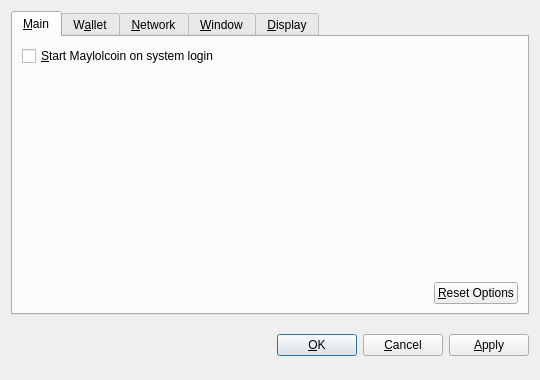
<?xml version="1.0" encoding="UTF-8"?>
<ui version="4.0">
 <class>OptionsDialog</class>
 <widget class="QDialog" name="OptionsDialog">
  <property name="geometry">
   <rect>
    <x>0</x>
    <y>0</y>
    <width>540</width>
    <height>380</height>
   </rect>
  </property>
  <property name="windowTitle">
   <string>Options</string>
  </property>
  <property name="modal">
   <bool>true</bool>
  </property>
  <layout class="QVBoxLayout" name="verticalLayout">
   <item>
    <widget class="QTabWidget" name="tabWidget">
     <property name="tabPosition">
      <enum>QTabWidget::North</enum>
     </property>
     <property name="currentIndex">
      <number>0</number>
     </property>
     <widget class="QWidget" name="tabMain">
      <attribute name="title">
       <string>&amp;Main</string>
      </attribute>
      <layout class="QVBoxLayout" name="verticalLayout_Main">
       <item>
        <widget class="QCheckBox" name="bitcoinAtStartup">
         <property name="toolTip">
          <string>Automatically start Maylolcoin after logging in to the system.</string>
         </property>
         <property name="text">
          <string>&amp;Start Maylolcoin on system login</string>
         </property>
        </widget>
       </item>
       <item>
        <spacer name="verticalSpacer_Main">
         <property name="orientation">
          <enum>Qt::Vertical</enum>
         </property>
         <property name="sizeHint" stdset="0">
          <size>
           <width>20</width>
           <height>40</height>
          </size>
         </property>
        </spacer>
       </item>
       <item>
        <layout class="QHBoxLayout" name="horizontalLayout_2_Main">
         <item>
          <spacer name="horizontalSpacer_2_Main">
           <property name="orientation">
            <enum>Qt::Horizontal</enum>
           </property>
           <property name="sizeHint" stdset="0">
            <size>
             <width>40</width>
             <height>20</height>
            </size>
           </property>
          </spacer>
         </item>
         <item>
          <widget class="QPushButton" name="resetButton">
           <property name="toolTip">
            <string>Reset all client options to default.</string>
           </property>
           <property name="text">
            <string>&amp;Reset Options</string>
           </property>
           <property name="autoDefault">
            <bool>false</bool>
           </property>
          </widget>
         </item>
        </layout>
       </item>
      </layout>
     </widget>
     <widget class="QWidget" name="tabWallet">
      <attribute name="title">
       <string>W&amp;allet</string>
      </attribute>
      <layout class="QVBoxLayout" name="verticalLayout_Network">
       <item>
        <widget class="QLabel" name="transactionFeeInfoLabel">
         <property name="text">
          <string>Optional transaction fee per kB that helps make sure your transactions are processed quickly. Most transactions are 1 kB.</string>
         </property>
         <property name="textFormat">
          <enum>Qt::PlainText</enum>
         </property>
         <property name="wordWrap">
          <bool>true</bool>
         </property>
        </widget>
       </item>
       <item>
        <layout class="QHBoxLayout" name="horizontalLayout_1_Main">
         <item>
          <widget class="QLabel" name="transactionFeeLabel">
           <property name="text">
            <string>Pay transaction &amp;fee</string>
           </property>
           <property name="textFormat">
            <enum>Qt::PlainText</enum>
           </property>
           <property name="buddy">
            <cstring>transactionFee</cstring>
           </property>
          </widget>
         </item>
         <item>
          <widget class="BitcoinAmountField" name="transactionFee"/>
         </item>
         <item>
          <spacer name="horizontalSpacer_1_Main">
           <property name="orientation">
            <enum>Qt::Horizontal</enum>
           </property>
           <property name="sizeHint" stdset="0">
            <size>
             <width>40</width>
             <height>20</height>
            </size>
           </property>
          </spacer>
         </item>
        </layout>
       </item>
       <item>
        <widget class="QLabel" name="label">
         <property name="text">
          <string>If you disable the spending of unconfirmed change, the change from a transaction cannot be used until that transaction has at least one confirmation. This also affects how your balance is computed.</string>
         </property>
         <property name="wordWrap">
          <bool>true</bool>
         </property>
        </widget>
       </item>
       <item>
        <widget class="QCheckBox" name="spendZeroConfChange">
         <property name="text">
          <string>Spend unconfirmed change  (experts only)</string>
         </property>
        </widget>
       </item>
       <item>
        <spacer name="verticalSpacer">
         <property name="orientation">
          <enum>Qt::Vertical</enum>
         </property>
         <property name="sizeHint" stdset="0">
          <size>
           <width>20</width>
           <height>40</height>
          </size>
         </property>
        </spacer>
       </item>
      </layout>
     </widget>
     <widget class="QWidget" name="tabNetwork">
      <attribute name="title">
       <string>&amp;Network</string>
      </attribute>
      <layout class="QVBoxLayout" name="verticalLayout_Network">
       <item>
        <widget class="QCheckBox" name="mapPortUpnp">
         <property name="toolTip">
          <string>Automatically open the Maylolcoin client port on the router. This only works when your router supports UPnP and it is enabled.</string>
         </property>
         <property name="text">
          <string>Map port using &amp;UPnP</string>
         </property>
        </widget>
       </item>
       <item>
        <widget class="QCheckBox" name="connectSocks">
         <property name="toolTip">
          <string>Connect to the Maylolcoin network through a SOCKS proxy (e.g. when connecting through Tor).</string>
         </property>
         <property name="text">
          <string>&amp;Connect through SOCKS proxy:</string>
         </property>
        </widget>
       </item>
       <item>
        <layout class="QHBoxLayout" name="horizontalLayout_Network">
         <item>
          <widget class="QLabel" name="proxyIpLabel">
           <property name="text">
            <string>Proxy &amp;IP:</string>
           </property>
           <property name="textFormat">
            <enum>Qt::PlainText</enum>
           </property>
           <property name="buddy">
            <cstring>proxyIp</cstring>
           </property>
          </widget>
         </item>
         <item>
          <widget class="QValidatedLineEdit" name="proxyIp">
           <property name="maximumSize">
            <size>
             <width>140</width>
             <height>16777215</height>
            </size>
           </property>
           <property name="toolTip">
            <string>IP address of the proxy (e.g. 127.0.0.1)</string>
           </property>
          </widget>
         </item>
         <item>
          <widget class="QLabel" name="proxyPortLabel">
           <property name="text">
            <string>&amp;Port:</string>
           </property>
           <property name="textFormat">
            <enum>Qt::PlainText</enum>
           </property>
           <property name="buddy">
            <cstring>proxyPort</cstring>
           </property>
          </widget>
         </item>
         <item>
          <widget class="QLineEdit" name="proxyPort">
           <property name="maximumSize">
            <size>
             <width>55</width>
             <height>16777215</height>
            </size>
           </property>
           <property name="toolTip">
            <string>Port of the proxy (e.g. 9050)</string>
           </property>
          </widget>
         </item>
         <item>
          <widget class="QLabel" name="socksVersionLabel">
           <property name="text">
            <string>SOCKS &amp;Version:</string>
           </property>
           <property name="textFormat">
            <enum>Qt::PlainText</enum>
           </property>
           <property name="buddy">
            <cstring>socksVersion</cstring>
           </property>
          </widget>
         </item>
         <item>
          <widget class="QValueComboBox" name="socksVersion">
           <property name="toolTip">
            <string>SOCKS version of the proxy (e.g. 5)</string>
           </property>
          </widget>
         </item>
         <item>
          <spacer name="horizontalSpacer_Network">
           <property name="orientation">
            <enum>Qt::Horizontal</enum>
           </property>
           <property name="sizeHint" stdset="0">
            <size>
             <width>40</width>
             <height>20</height>
            </size>
           </property>
          </spacer>
         </item>
        </layout>
       </item>
       <item>
        <spacer name="verticalSpacer_Network">
         <property name="orientation">
          <enum>Qt::Vertical</enum>
         </property>
         <property name="sizeHint" stdset="0">
          <size>
           <width>20</width>
           <height>40</height>
          </size>
         </property>
        </spacer>
       </item>
      </layout>
     </widget>
     <widget class="QWidget" name="tabWindow">
      <attribute name="title">
       <string>&amp;Window</string>
      </attribute>
      <layout class="QVBoxLayout" name="verticalLayout_Window">
       <item>
        <widget class="QCheckBox" name="minimizeToTray">
         <property name="toolTip">
          <string>Show only a tray icon after minimizing the window.</string>
         </property>
         <property name="text">
          <string>&amp;Minimize to the tray instead of the taskbar</string>
         </property>
        </widget>
       </item>
       <item>
        <widget class="QCheckBox" name="minimizeOnClose">
         <property name="toolTip">
          <string>Minimize instead of exit the application when the window is closed. When this option is enabled, the application will be closed only after selecting Quit in the menu.</string>
         </property>
         <property name="text">
          <string>M&amp;inimize on close</string>
         </property>
        </widget>
       </item>
       <item>
        <spacer name="verticalSpacer_Window">
         <property name="orientation">
          <enum>Qt::Vertical</enum>
         </property>
         <property name="sizeHint" stdset="0">
          <size>
           <width>20</width>
           <height>40</height>
          </size>
         </property>
        </spacer>
       </item>
      </layout>
     </widget>
     <widget class="QWidget" name="tabDisplay">
      <attribute name="title">
       <string>&amp;Display</string>
      </attribute>
      <layout class="QVBoxLayout" name="verticalLayout_Display">
       <item>
        <layout class="QHBoxLayout" name="horizontalLayout_1_Display">
         <item>
          <widget class="QLabel" name="langLabel">
           <property name="text">
            <string>User Interface &amp;language:</string>
           </property>
           <property name="textFormat">
            <enum>Qt::PlainText</enum>
           </property>
           <property name="buddy">
            <cstring>lang</cstring>
           </property>
          </widget>
         </item>
         <item>
          <widget class="QValueComboBox" name="lang">
           <property name="toolTip">
            <string>The user interface language can be set here. This setting will take effect after restarting Maylolcoin.</string>
           </property>
          </widget>
         </item>
        </layout>
       </item>
       <item>
        <layout class="QHBoxLayout" name="horizontalLayout_2_Display">
         <item>
          <widget class="QLabel" name="unitLabel">
           <property name="text">
            <string>&amp;Unit to show amounts in:</string>
           </property>
           <property name="textFormat">
            <enum>Qt::PlainText</enum>
           </property>
           <property name="buddy">
            <cstring>unit</cstring>
           </property>
          </widget>
         </item>
         <item>
          <widget class="QValueComboBox" name="unit">
           <property name="toolTip">
            <string>Choose the default subdivision unit to show in the interface and when sending coins.</string>
           </property>
          </widget>
         </item>
        </layout>
       </item>
       <item>
        <widget class="QCheckBox" name="displayAddresses">
         <property name="toolTip">
          <string>Whether to show Maylolcoin addresses in the transaction list or not.</string>
         </property>
         <property name="text">
          <string>&amp;Display addresses in transaction list</string>
         </property>
        </widget>
       </item>
       <item>
        <widget class="QCheckBox" name="coinControlFeatures">
         <property name="toolTip">
          <string>Whether to show coin control features or not.</string>
         </property>
         <property name="text">
          <string>Display coin &amp;control features (experts only!)</string>
         </property>
        </widget>
       </item>
       <item>
        <spacer name="verticalSpacer_Display">
         <property name="orientation">
          <enum>Qt::Vertical</enum>
         </property>
         <property name="sizeHint" stdset="0">
          <size>
           <width>20</width>
           <height>40</height>
          </size>
         </property>
        </spacer>
       </item>
      </layout>
     </widget>
    </widget>
   </item>
   <item>
    <layout class="QHBoxLayout" name="horizontalLayout_Buttons">
     <item>
      <spacer name="horizontalSpacer_1">
       <property name="orientation">
        <enum>Qt::Horizontal</enum>
       </property>
       <property name="sizeHint" stdset="0">
        <size>
         <width>40</width>
         <height>48</height>
        </size>
       </property>
      </spacer>
     </item>
     <item>
      <widget class="QLabel" name="statusLabel">
       <property name="font">
        <font>
         <weight>75</weight>
         <bold>true</bold>
        </font>
       </property>
       <property name="text">
        <string/>
       </property>
       <property name="textFormat">
        <enum>Qt::PlainText</enum>
       </property>
       <property name="wordWrap">
        <bool>true</bool>
       </property>
      </widget>
     </item>
     <item>
      <spacer name="horizontalSpacer_2">
       <property name="orientation">
        <enum>Qt::Horizontal</enum>
       </property>
       <property name="sizeHint" stdset="0">
        <size>
         <width>40</width>
         <height>48</height>
        </size>
       </property>
      </spacer>
     </item>
     <item>
      <widget class="QPushButton" name="okButton">
       <property name="text">
        <string>&amp;OK</string>
       </property>
      </widget>
     </item>
     <item>
      <widget class="QPushButton" name="cancelButton">
       <property name="text">
        <string>&amp;Cancel</string>
       </property>
       <property name="autoDefault">
        <bool>false</bool>
       </property>
      </widget>
     </item>
     <item>
      <widget class="QPushButton" name="applyButton">
       <property name="text">
        <string>&amp;Apply</string>
       </property>
       <property name="autoDefault">
        <bool>false</bool>
       </property>
      </widget>
     </item>
    </layout>
   </item>
  </layout>
 </widget>
 <customwidgets>
  <customwidget>
   <class>BitcoinAmountField</class>
   <extends>QSpinBox</extends>
   <header>bitcoinamountfield.h</header>
  </customwidget>
  <customwidget>
   <class>QValueComboBox</class>
   <extends>QComboBox</extends>
   <header>qvaluecombobox.h</header>
  </customwidget>
  <customwidget>
   <class>QValidatedLineEdit</class>
   <extends>QLineEdit</extends>
   <header>qvalidatedlineedit.h</header>
  </customwidget>
 </customwidgets>
 <resources/>
 <connections/>
</ui>
